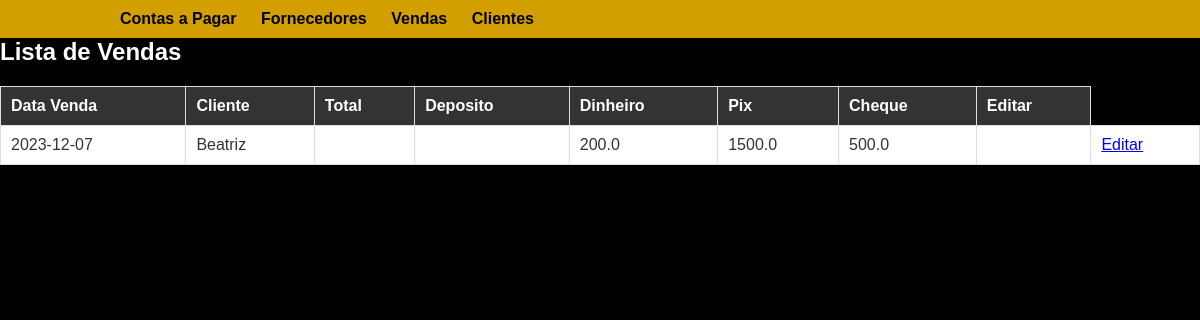
/vendas, run on the app's committed database.
### models/__init__.py (models this page shows, shortened)
class Vendas(db.Model):
    id_venda = db.Column(db.Integer, primary_key=True)
    data_venda = db.Column(db.Date, nullable=False)
    dinheiro_venda = db.Column(db.Float, nullable=True)
    deposito_venda = db.Column(db.Float, nullable=True)
    cartao_venda = db.Column(db.Float, nullable=True)
    cheques_venda = db.Column(db.Float, nullable=True)
    pix_venda = db.Column(db.Float, nullable=True)
    tipo_venda = db.Column(db.String(20), nullable=True)
    total_venda = db.Column(db.Float, nullable=False)
    cliente_id = db.Column(db.Integer, db.ForeignKey(
        'clientes.id_cliente'), nullable=False)
    cliente = db.relationship(
        'Clientes', backref=db.backref('vendas', lazy=True))

class Clientes(db.Model):
    id_cliente = db.Column(db.Integer, primary_key=True)
    nome_cliente = db.Column(db.String(100), nullable=False)
    telefone_cliente = db.Column(db.String(20), nullable=True)
    tipo_cliente = db.Column(db.String(20), nullable=False)

### routes/vendas.py (the view)
@vendas_bp.route('/vendas', methods=['GET', 'POST'])
def listar_vendas():
    vendas = db.session.query(Vendas, Clientes).join(
        Clientes, onclause=Vendas.cliente_id == Clientes.id_cliente).all()
    lista_vendas = []
    for venda, cliente in vendas:
        lista_vendas.append({
            'id_venda': venda.id_venda,
            'data_venda': venda.data_venda,
            'dinheiro_venda': venda.dinheiro_venda,
            'deposito_venda': venda.deposito_venda,
            'cartao_venda': venda.cartao_venda,
            'cheques_venda': venda.cheques_venda,
            'pix_venda': venda.pix_venda,
            'tipo_venda': venda.tipo_venda,
            'nome_cliente': cliente.nome_cliente
        })
    return render_template('vendas/vendas.html', vendas=lista_vendas)

### templates/vendas/vendas.html
{% extends 'layout.html' %}
{% block content %}
    <h2>Lista de Vendas</h2>
    <table class="table">
        <thead>
            <tr>
                <th>Data Venda</th>
                <th>Cliente</th>
                <th>Total</th>
                <th>Deposito</th>
                <th>Dinheiro</th>
                <th>Pix</th>
                <th>Cheque</th>
                <th>Editar</th>
            </tr>
        </thead>
        <tbody>
            {% for venda in vendas %}
                <tr>
                    <td>{{ venda['data_venda'] }}</td>
                    <td>{{ venda['nome_cliente'] }}</td>
                    <td>{{ venda['valor_venda'] }}</td>
                    <td>{{ venda['total_venda'] }}</td>
                    <td>{{ venda['deposito_venda'] }}</td>
                    <td>{{ venda['dinheiro_venda'] }}</td>
                    <td>{{ venda['pix_venda'] }}</td>
                    <td>{{ venda['cheque_venda'] }}</td>
                    <td>
                        <a href="{{ url_for('vendas.editar_venda', id=venda.id_venda) }}">Editar</a>
                    </td>
                </tr>
            {% endfor %}
        </tbody>
    </table>
{% endblock %}

### static/css/style.css (style rules this page uses)
body, h1, h2, h3, p, ul, li { margin: 0; padding: 0; }
body { font-family: Arial, sans-serif; background-color: #000; color: #fff; margin: 0; padding: 0; }
.table { width: 100%; border-collapse: collapse; margin-top: 20px; font-family: 'Arial', sans-serif; }
.table th, .table td { border: 1px solid #ddd; padding: 10px; text-align: left; font-family: 'Arial', sans-serif; }
.table th { background-color: #333; color: #fff; }
.table td { background-color: #fff; color: #333; }

### data on the page
Vendas: data_venda "2023-12-07", nome_cliente "Beatriz", deposito_venda "200.0", dinheiro_venda "1500.0", pix_venda "500.0"
